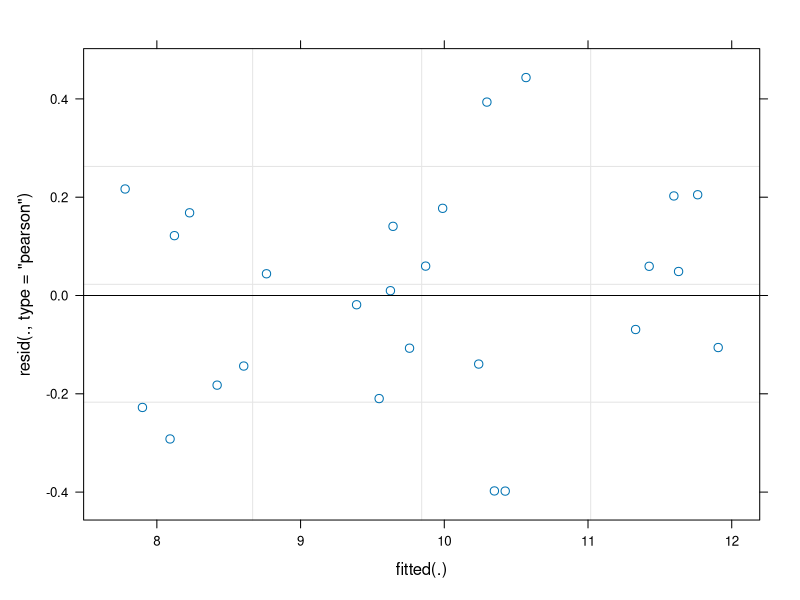
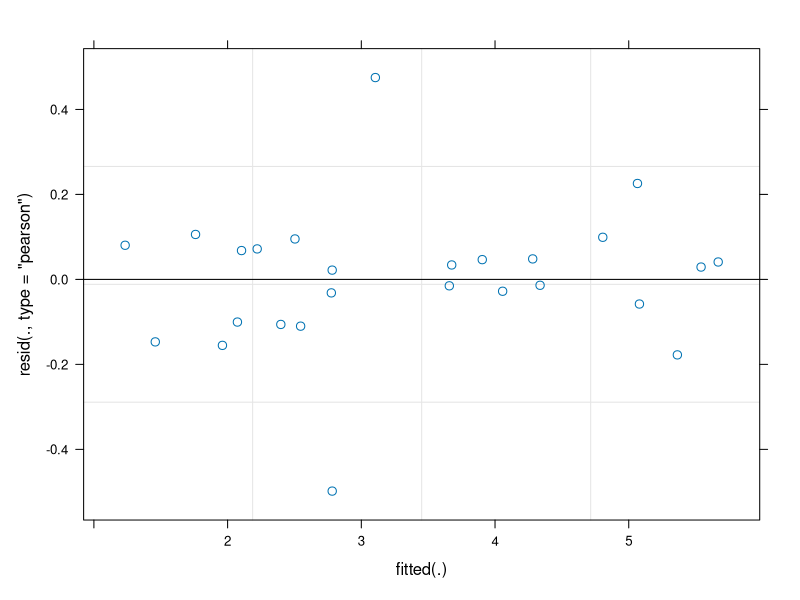
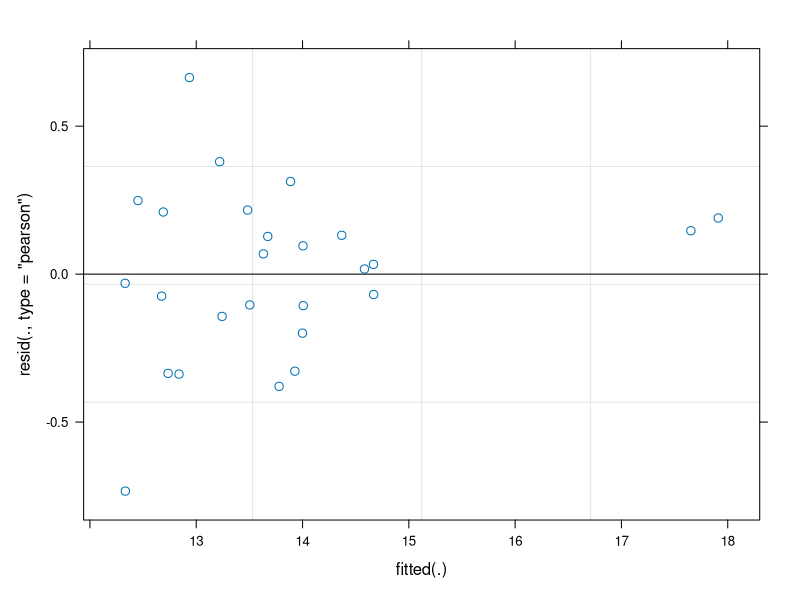

The R script that drew these images, in order: (Note: this script raises an error after producing the figures.)
#DXA pr. leg.
#subject 104, 110 and 111 is not in table<- did not complete intervention

library(readxl)
library(tidyverse)
library(nlme)
library(lme4)
library(broom)
library(knitr)
library(emmeans)

#Load dxa data

#Makge grams into kg
dxaleg <-  read_excel("data/results/ribose_dxaprleg.xlsx") %>%
        select(subject, sex, leg, leanmassg, fatmassg, totalmasskg) %>%
        #make grams into kg
        mutate(leanmass = leanmassg/1000,
               fatmass = fatmassg/1000)%>%
        select(subject, sex, leg, leanmass, fatmass, totalmasskg) %>%
        print()
#Make analysis bewteen groups. 
dxa.stat <- dxaleg %>%
        select(subject, leg, leanmass, fatmass, totalmasskg) %>%
        print()

#lean mass between legs, within subject.
#no difference bewtween legs

leanmass.lm <- lmer(leanmass ~ leg + leg:subject + (1|subject), data = dxa.stat)

plot(leanmass.lm)

summary(leanmass.lm)

emmeans(leanmass.lm, specs = ~ "leg") %>%
        confint()

# fat mass between legs, within subject
#no difference bewtween legs

fat.lm <- lmer(fatmass ~ leg + leg:subject +(1|subject), data = dxa.stat)

plot(fat.lm)

summary(fat.lm)

emmeans(fat.lm, specs = ~ "leg") %>%
        confint()

#Totalmass between legs, within subject.
#no difference bewtween legs

total.lm <- lmer(totalmasskg ~leg + leg:subject + (1|subject), data = dxa.stat)

plot(total.lm)

summary(total.lm)

supsup <- emmeans(total.lm, specs = ~ "leg") %>%
        confint() %>%
        print()


#Table showing leanmass, fatmass and total mass in kg pr. leg
dxalegtable <- dxaleg %>%
        select(leg, leanmass, fatmass, totalmasskg) %>%
        pivot_longer(names_to = "variable",
                     values_to = "values", col= leanmass:totalmasskg) %>%
        group_by(leg, variable) %>%
        summarise(m = mean(values, na.rm = TRUE),
                  s= sd(values, na.rm = TRUE)) %>%
        mutate(stat = paste0(round(m, 1), " (", round(s, 1), ")")) %>%
        select(leg, variable, stat) %>%
        pivot_wider(names_from = leg,
                    values_from = stat) %>%
        print()

#table in markdown
dxalegtable %>%
        kable()


saveRDS(dxalegtable, file = "./data/derdata/analysis_dxa/dxalegtable.RDS")
